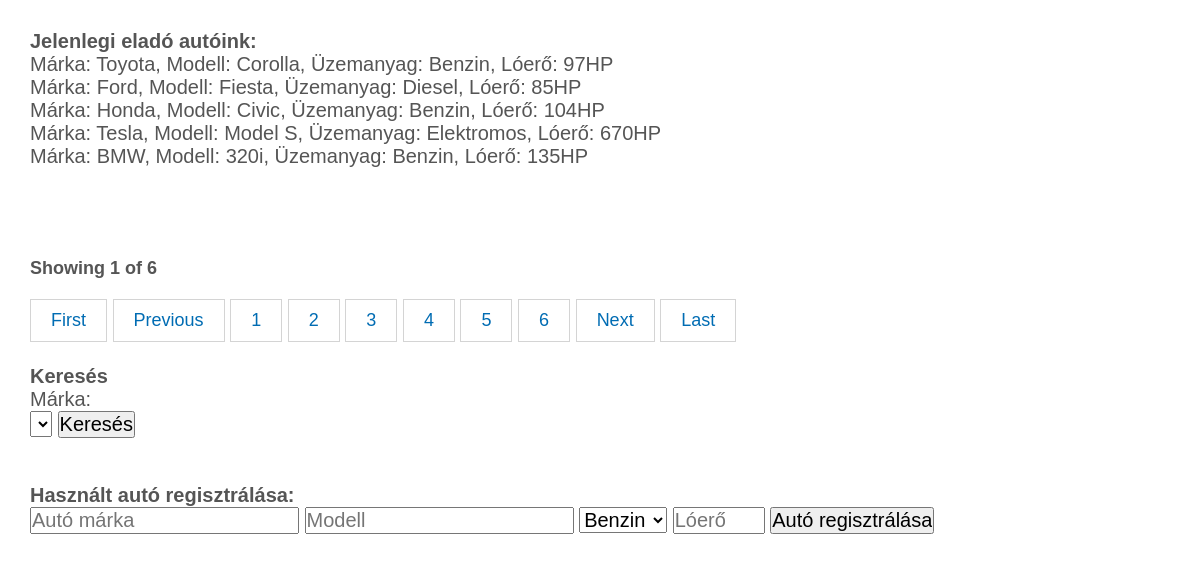
The app's page /car.php with its own data.
### tables this page shows
CREATE TABLE IF NOT EXISTS cars(
	id INT AUTO_INCREMENT PRIMARY KEY,
	brand VARCHAR(50) NOT NULL,
    modell VARCHAR(30) NOT NULL,
	build_year SMALLINT NOT NULL,
    door_count ENUM('5','3','2','0') NOT NULL,
	color VARCHAR(12) NOT NULL,
	weight SMALLINT NULL,
	power SMALLINT NULL,
	con ENUM('Totálkár', 'Újszerű', 'Új', 'Viseltes') NOT NULL,
	fuel_type ENUM('Benzin', 'Diesel', 'Elektromos', 'Gázüzem', 'Hidrogén') NOT NULL,
	price INT NOT NULL, 
	VIN VARCHAR(50),
	UNIQUE(VIN)
);

### app/db.php (called while the page is built, shortened)
<?php
class DatabaseInteractions {
    private string $servername = "localhost";
    private string $username = "root";
    private string $password = "";
    private int $port = 3306;
    private string $database = "web1_project";
    function dbConnection($mode = "DB") : PDO {
        return $mode != "NODB"
            ? new PDO("mysql:host=$this->servername;dbname=$this->database;port=$this->port;charset=utf8", $this->username, $this->password)
            : new PDO("mysql:host=$this->servername;port=$this->port;charset=utf8", $this->username, $this->password);
    }
    public function fetchCarData($offset, $limit) : array {
        $pdo = $this->dbConnection();
        $sql = "SELECT * FROM cars LIMIT :limit OFFSET :offset";
        $stmt = $pdo->prepare($sql);
        $stmt->bindParam(':limit', $limit, PDO::PARAM_INT);
        $stmt->bindParam(':offset', $offset, PDO::PARAM_INT);
        $stmt->execute();
        return $stmt->fetchAll(PDO::FETCH_ASSOC);
    }
    function getCarRowCount() : int{
        $pdo = $this->dbConnection();
        $stmt = $pdo->query("SELECT COUNT(*) FROM cars");
        $rowCount = $stmt->fetchColumn();
        return (int) $rowCount;
    }
}

### app/datacontroller.php (called while the page is built, shortened)
<?php
include_once('db.php');
class DataController {
    private DatabaseInteractions $db;
    private int $pageLimit;
    public function __construct() {
        $this->db = new DatabaseInteractions;
        $this->pageLimit = 5;
    }
    public function carData($offset) : array {
        return $this->db->fetchCarData($offset, $this->pageLimit);
    }
    public function pageCount(): int {
       return  ceil($this->db->getCarRowCount() / $this->pageLimit);
    }
}

### car.php (the view, shortened to what this page needs)
<?php
    include_once("app/datacontroller.php");
    $controller = new DataController;
    $pages = $controller->pageCount();
    if(isset($_GET['page-nr']) && $_GET['page-nr'] > 0 && $_GET['page-nr'] <= $pages){
        $current = (int) $_GET['page-nr'];
    $page = $current - 1;
    $start = $page * $controller->getLimit();
    } else {
        $current = 1;
        $start = 0;
    }
    $all = $controller->carData($start);
    ?>
<!DOCTYPE html>
<html lang="hu">
<head>
    <link rel="stylesheet" type="text/css" href="css/car.css">
</head>
<body>
    <h1>Jelenlegi eladó autóink:</h1>
    <?php
    foreach ($all as $car) {
        echo "Márka: " . $car["brand"] . ", Modell: " . $car["modell"] . ", Üzemanyag: " . $car["fuel_type"] . ", Lóerő: " . $car["power"] . "HP <br>";
    }
    ?>
    <div class="page-info">
        Showing <?php echo $current; ?> of <?php echo $pages ?>
    </div>
    <div class="pagination">
        <a href="?page-nr=1">First</a>
        <a href="?page-nr=<?php echo ($current - 1 > 0) ? $current - 1 : 1; ?>">Previous</a>
        <div class="page-numbers">
            <?php for($i = 1; $i<=$pages; $i++): ?>
                <a href="?page-nr=<?php echo $i;?>"><?php echo $i; ?></a>
            <?php endfor;?>
        </div>
        <a href="?page-nr=<?php echo ($current + 1) <= $pages ? $current + 1 : $pages;?>">Next</a>
        <a href="?page-nr=<?php echo $pages ?>">Last</a>
    </div>
    <br>
    <form method="POST" action="app/datacontroller.php">
        <h2>Keresés</h2>
        <p>Márka:</p>
    <select name="marka">
    </select>
        <input type="submit" name="marka_gomb" value="Keresés">
    </form>
    <br>
    <br>
    <h2>Használt autó regisztrálása:</h2>
    <form method="POST" action="app/datacontroller.php">
        <input type="text" name="marka" placeholder="Autó márka" minlength="3" max="12" required/>
        <input type="text" name="modell" placeholder="Modell" min="2" maxlength="20" required/>
        <select name="meghajtas">
            <option value="Benzin">Benzin</option>
        </select>
        <input type="number" name="loero" placeholder="Lóerő" min="10" max="2000" required>
        <input type="submit" value="Autó regisztrálása" name="uj_gomb">
    </form>
</body>
</html>

### css/car.css (style rules this page uses)
* { margin: 0; padding: 0; box-sizing: border-box; font-size: 20px; }
body { font-family: sans-serif; min-height: 100vh; color: #555; padding: 30px; }
a { display: inline-block; text-decoration: none; color: #006cb3; padding: 10px 20px; border: thin solid #d4d4d4; transition: all 0.3s; font-size: 18px; }
.page-info { margin-top: 90px; font-size: 18px; font-weight: bold; }
.pagination { margin-top: 20px; }
.page-numbers { display: inline-block; }

### records on screen
cars: brand "Toyota", modell "Corolla", fuel_type "Benzin", power "97"
cars: brand "Ford", modell "Fiesta", fuel_type "Diesel", power "85"
cars: brand "Honda", modell "Civic", fuel_type "Benzin", power "104"
cars: brand "Tesla", modell "Model S", fuel_type "Elektromos", power "670"
cars: brand "BMW", modell "320i", fuel_type "Benzin", power "135"

### other values on screen
$current "1"
$pages "6"
